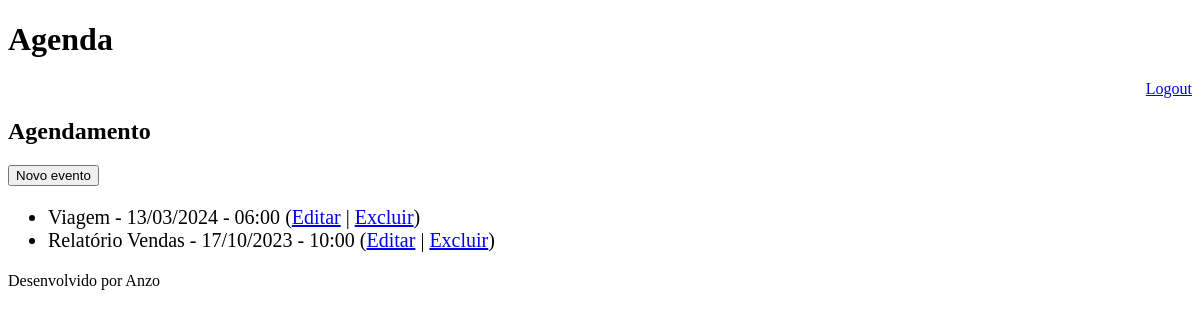
Page /agenda/ (signed in) on the earlier database version.
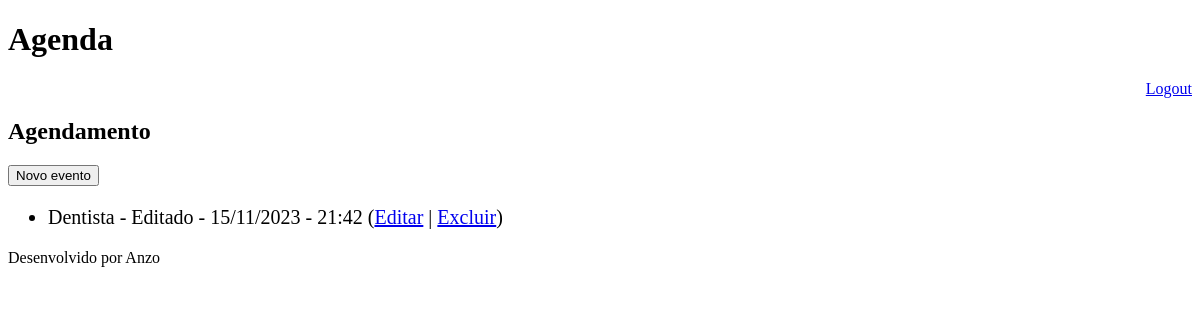
Same page on the later database version.
### core/models.py (models this page shows, shortened)
class Evento(models.Model):
    titulo = models.CharField(max_length=100)
    descricao = models.TextField(blank=True, null=True)
    data_evento = models.DateTimeField(verbose_name='Data do Evento')
    data_criacao = models.DateTimeField(
        auto_now=True, verbose_name='Data da criação')
    usuario = models.ForeignKey(User, on_delete=models.CASCADE)
    class Meta:
        db_table = 'evento'
    def get_data_evento(self):
        return self.data_evento.strftime('%d/%m/%Y - %H:%M')
    def get_evento_atrasado(self):
        if self.data_evento < datetime.now():
            return True
        else:
            return False

### core/views.py (the view)
# urls.py: path('agenda/', views.lista_eventos),
@login_required(login_url='/login/')
def lista_eventos(request):
    usuario = request.user
    data_atual = datetime.now() - timedelta(hours=1)
    evento = Evento.objects.filter(usuario=usuario,
                                    data_evento__gt=data_atual)
    data = {'eventos': evento}
    return render(request, 'agenda.html', data)

### templates/agenda.html
{% extends "model-page.html" %}
{% block content %}
<h2>Agendamento</h2>
<a href="evento/">
    <button type="button">Novo evento</button>
</a>
<ul style="font-size: 20px">
    {% for evento in eventos %}
        <li>
            <div style={% if evento.get_evento_atrasado %} "color:red" {% endif %} >
                {{ evento.titulo }} - {{ evento.get_data_evento }}
                (<a href="evento/?id={{ evento.id }}">Editar</a>
                 | <a href="evento/delete/{{ evento.id }}">Excluir</a>)
            </div>
        </li>
    {% endfor %}
</ul>
{% endblock %}

### templates/model-page.html
<!DOCTYPE html>
<html lang="en">
<head>
    {% include "model-header.html" %}
</head>
<body>
    {% block content %} {% endblock %}
    {% include "model-footer.html" %}
</body>
</html>

### templates/model-header.html (shortened to what this page needs)
<h1>Agenda</h1>
<div align="right">
    <a href="/logout">Logout</a>
</div>

### templates/model-footer.html
<p>Desenvolvido por Anzo</p>

Differences in the rows shown:
removed Evento: titulo "Viagem", get_data_evento "13/03/2024 - 06:00"
removed Evento: titulo "Relatório Vendas", get_data_evento "17/10/2023 - 10:00"
added Evento: titulo "Dentista - Editado", get_data_evento "15/11/2023 - 21:42"
